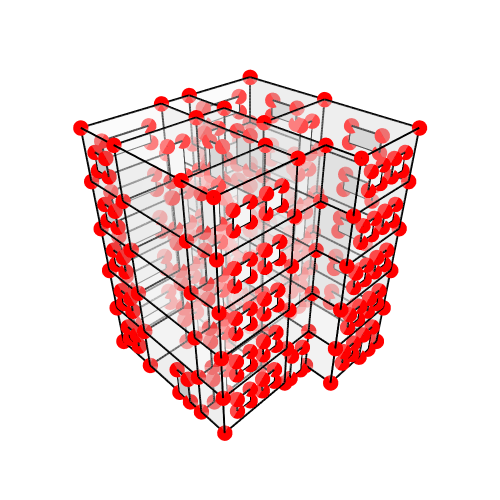

The code cell stored with this chart in its notebook:
### Code cell
# Show the geometry and the graph
Topology.Show(building, aperture_f, g1,
              vertexSizeKey="size",
              vertexColorKey="color",
              edgeWidthKey="width",
              edgeColorKey="color",
              faceOpacity=0.3,
              backgroundColor="white",
              width=500,
              height=500,
              renderer=renderer)
